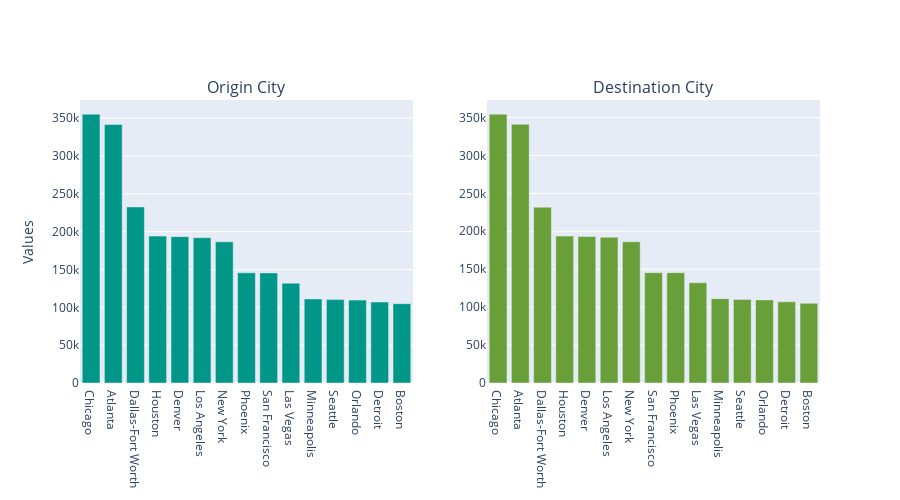

The notebook cell this image was saved under:
### Code cell
F=flights_2.Origin_city.value_counts().sort_values(ascending=False)[:15]

trace1 = go.Bar(x=F.index,y=F.values,marker=dict(color = '#009688'))
                                                      
F = flights_2.Destination_city.value_counts().sort_values(ascending=False)[:15]

trace2 = go.Bar(x=F.index, y=F.values, marker=dict( color ='#689F38' ))
 
fig = make_subplots(rows=1, cols=2, subplot_titles=('Origin City','Destination City'))                                                        
 
fig.add_trace(trace1, 1,1) 
fig.add_trace(trace2, 1,2)  
fig['layout'].update(yaxis = dict(title = 'Values'), height=500, width=900, showlegend=False)
py.iplot(fig)

### Figure 1 — Plotly figure (JSON) as saved in the notebook; plotly's stock layout.template omitted (floating-point values rounded to 4 significant figures)
{"data": [{"marker": {"color": "#009688"}, "type": "bar", "x": ["Chicago", "Atlanta", "Dallas-Fort Worth", "Houston", "Denver", "Los Angeles", "New York", "Phoenix", "San Francisco", "Las Vegas", "Minneapolis", "Seattle", "Orlando", "Detroit", "Boston"], "xaxis": "x", "y": [355239, 341497, 232647, 194130, 193402, 192003, 186497, 145552, 145491, 131937, 111055, 110178, 109532, 106992, 104804], "yaxis": "y"}, {"marker": {"color": "#689F38"}, "type": "bar", "x": ["Chicago", "Atlanta", "Dallas-Fort Worth", "Houston", "Denver", "Los Angeles", "New York", "San Francisco", "Phoenix", "Las Vegas", "Minneapolis", "Seattle", "Orlando", "Detroit", "Boston"], "xaxis": "x2", "y": [354342, 341065, 231764, 193585, 193033, 192136, 186114, 145409, 145378, 132124, 111146, 110192, 109546, 106969, 105052], "yaxis": "y2"}], "layout": {"annotations": [{"font": {"size": 16}, "showarrow": false, "text": "Origin City", "x": 0.225, "xanchor": "center", "xref": "paper", "y": 1, "yanchor": "bottom", "yref": "paper"}, {"font": {"size": 16}, "showarrow": false, "text": "Destination City", "x": 0.775, "xanchor": "center", "xref": "paper", "y": 1, "yanchor": "bottom", "yref": "paper"}], "height": 500, "showlegend": false, "width": 900, "xaxis": {"anchor": "y", "domain": [0, 0.45]}, "xaxis2": {"anchor": "y2", "domain": [0.55, 1]}, "yaxis": {"anchor": "x", "domain": [0, 1], "title": {"text": "Values"}}, "yaxis2": {"anchor": "x2", "domain": [0, 1]}}}
